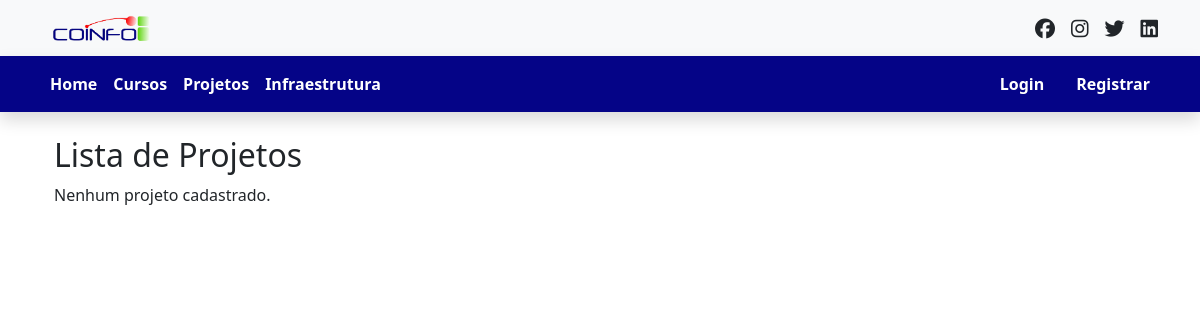
The app's page /projetos/, older data.
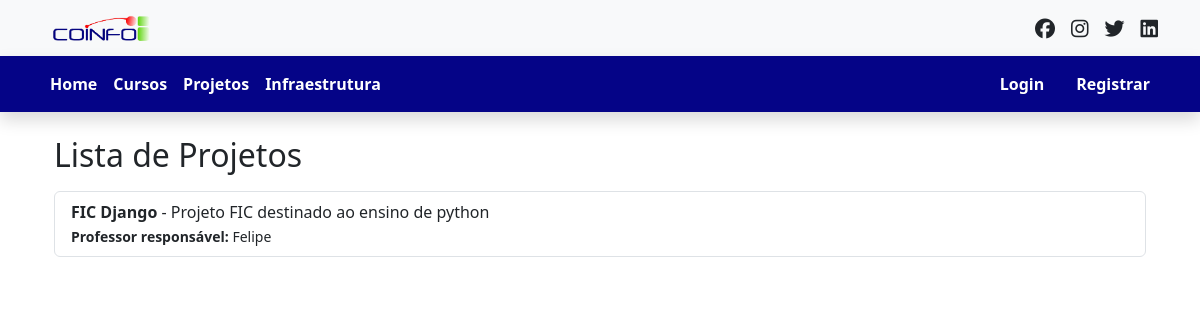
The same page, newer data.
### sistema/models.py (models this page shows, shortened)
class Projeto(models.Model):
    titulo = models.CharField(max_length=150)
    link = models.URLField(blank=True, null=True)
    descricao = models.TextField()
    professor = models.ForeignKey(User, on_delete=models.CASCADE, related_name="projetos")
    imagem = models.ImageField(upload_to='projetos/', blank=True, null=True)

### sistema/views.py (the view)
# urls.py: path('projetos/', views.projetos_list, name='listar_projetos'),
def projetos_list(request):
    projetos = Projeto.objects.all()
    return render(request, 'projetos/lista.html', {'projetos': projetos})

### sistema/templates/projetos/lista.html (shortened to what this page needs)
{% extends "base.html" %}
{% block content %}
<div class="container mt-4">
    <h2>Lista de Projetos</h2>
    {% for projeto in projetos %}
    <ul class="list-group mt-3">
            <li class="list-group-item">
                <strong>{{ projeto.titulo }}</strong> - {{ projeto.descricao }}
                <br>
                <small><strong>Professor responsável:</strong> {{ projeto.professor }}</small>
            </li>
        </ul>
        {% empty %}
        <li class="list-group-item">Nenhum projeto cadastrado.</li>
        {% endfor %}
</div>
{% endblock %}

Row changes from the older to the newer data that the page shows:
added Projeto: titulo "FIC Django", descricao "Projeto FIC destinado ao ensino de python", professor "Felipe"
Text that changed along with them:
text no longer shown: "Nenhum projeto cadastrado."
